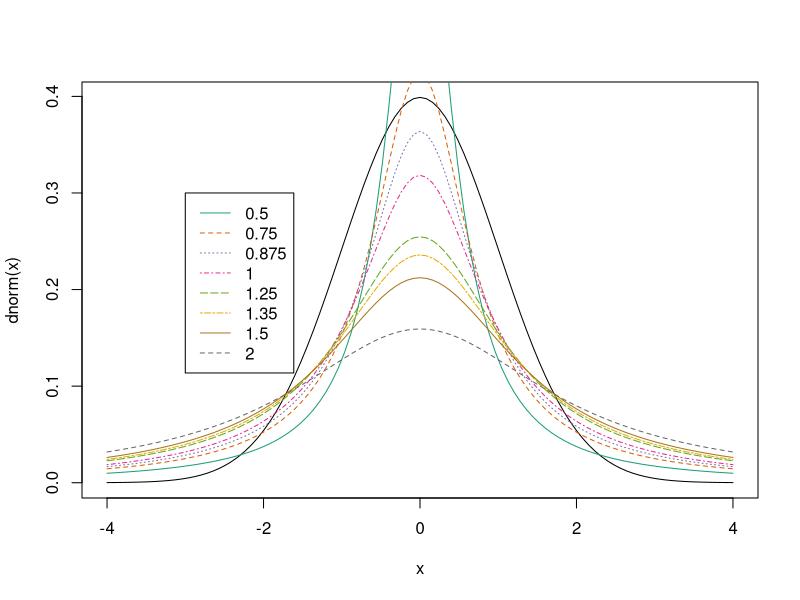
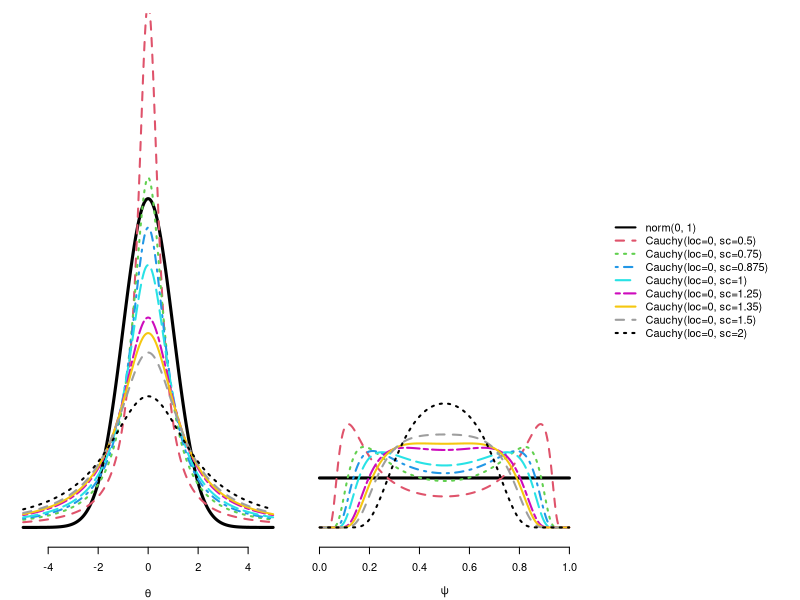

Source code (R) for these figures, in order:
### exploring using cauchy as a psuedo target for standard normal
scales <- c(0.5,0.75,0.875,1,1.25,1.35,1.5,2)#c(0.5,0.75,0.78125,0.8125,0.875,1,1.25,1.5,2)
color <- RColorBrewer::brewer.pal(length(scales),'Dark2')

curve(dnorm(x), from = -4, to = 4)
for( i in 1:length(scales)) {
  curve(dcauchy(x,scale = scales[i]), add = TRUE, col = color[i], lty = i)
}
legend(x = -3, y = 0.3,
       legend = as.character(scales),
       col = color, 
       lty = 1:length(scales))

# seeing how each it looks after transformation
uu = seq(0, 1, length=1001)
xx = seq(-5, 5, length=1001)
truth = list(d = function(x) {dnorm(x, 0, 1)},
             q = function(u) {qnorm(u, 0, 1)},
             t = "norm(0, 1)")

makePseudo <- function(cauchy_scale, logInd = FALSE) {
  log_pdf <- function(x) dcauchy(x, location = 0, scale = cauchy_scale, log = logInd)
  inv_cdf <- function(u) qcauchy(u, location = 0, scale = cauchy_scale)
  
    list(
      d = log_pdf,
      q = inv_cdf,
      t = paste0("Cauchy(loc=0, sc=",cauchy_scale,")")
    )
}


pseu <- lapply(scales, FUN = \(par) makePseudo(par, logInd = FALSE))

### plot
(n_pseu = length(pseu))

m = matrix(c(1,2,3), nrow=1)
layout(mat=m, widths=c(1, 1, 0.7))
par(mar=c(4,1,1,1))

plot(xx, truth$d(xx), type="l", lwd=3,
     ylim=c(0,.6),
     xlab=expression(theta), ylab="", axes=FALSE)
axis(side=1)
for(i in 1:n_pseu) {
  lines(xx, pseu[[i]]$d(xx), col=i+1, lwd=2, lty=i+1)	
}

plot(uu, rep(1.0, length(uu)), type="l", col=1, lwd=3, 
     ylim=c(0,10),
     xlab=expression(psi), ylab="", axes=FALSE, bty="L")
axis(side=1)

for(i in 1:n_pseu) {
  lines(uu, truth$d( pseu[[i]]$q(uu) ) / pseu[[i]]$d( pseu[[i]]$q(uu) ), col=i+1, lwd=2, lty=i+1)
}

plot(1, type="n", axes=FALSE, xlab="", ylab="")
legend("left", bty="n", inset=c(0.0, 0.0),
       legend=c(truth$t, sapply(pseu, function(x) x$t)),
       col=1:(n_pseu+1), lwd=2, lty=1:(n_pseu+1), cex = 1)
